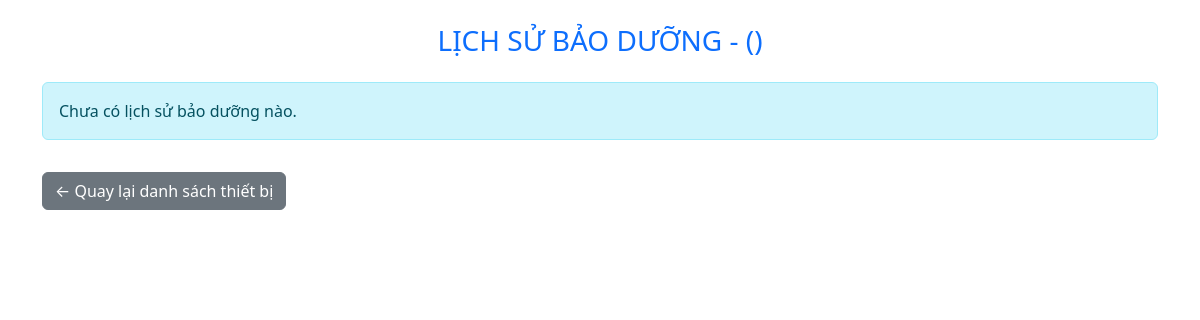
/device/75/history, run on an earlier commit of the app's database.
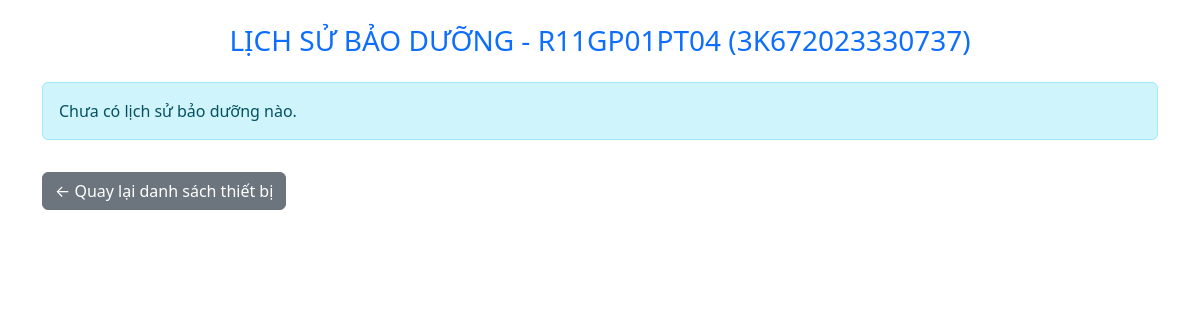
And on a later commit of the database.
### tables this page shows
CREATE TABLE devices (
    id INTEGER PRIMARY KEY AUTOINCREMENT,
    code TEXT,
    name TEXT,
    specs TEXT,
    category TEXT,
    manufacturer TEXT,
    year TEXT,
    date_in_use TEXT,
    status TEXT,
    location TEXT,
    link TEXT,
    stage TEXT
);

### app.py (the view)
@app.route('/device/<int:device_id>/history')
def device_history(device_id):
    conn = get_db()
    device = conn.execute('SELECT * FROM devices WHERE id = ?', (device_id,)).fetchone()
    history = conn.execute('SELECT * FROM maintenance_history WHERE device_id = ? ORDER BY date DESC', (device_id,)).fetchall()
    conn.close()
    return render_template('maintenance_history.html', device=device, history=history)

### app.py (called while the page is built)
def get_db():
    conn = sqlite3.connect(DB_FILE)
    conn.row_factory = sqlite3.Row
    return conn

### templates/maintenance_history.html (shortened to what this page needs)
<!DOCTYPE html>
<html lang="vi">
<head>
    <link href="https://cdn.jsdelivr.net/npm/bootstrap@5.3.0/dist/css/bootstrap.min.css" rel="stylesheet">
</head>
<body class="p-4">
  <div class="container">
    <h3 class="mb-4 text-primary text-center">LỊCH SỬ BẢO DƯỠNG - {{ device.code }} ({{ device.name }})</h3>
    {% if history %}
      <table class="table table-bordered table-striped table-hover">
        <thead class="table-light">
          <tr>
            <th>Thiết bị</th>
            <th>Ngày bảo dưỡng</th>
            <th>Nội dung</th>
            <th>Người thực hiện</th>
            <th>Ảnh</th>
          </tr>
        </thead>
        <tbody>
          {% for h in history %}
          <tr>
            <td>{{ device.code }} - {{ device.name }}</td>
            <td>{{ h.date }}</td>
            <td>{{ h.content }}</td>
            <td>{{ h.performed_by }}</td>
            <td class="text-center">
              {% if h.image_filename %}
                {% if '.jpg' in h.image_filename or '.jpeg' in h.image_filename or '.png' in h.image_filename or '.gif' in h.image_filename %}
                  <img src="{{ url_for('static', filename='uploads/' + h.image_filename) }}" style="max-width:100px;">
                {% else %}
                  <a href="{{ h.image_filename }}" target="_blank">Link ảnh</a>
                {% endif %}
              {% else %}
                -
              {% endif %}
            </td>
          </tr>
          {% endfor %}
        </tbody>
      </table>
    {% else %}
      <div class="alert alert-info">Chưa có lịch sử bảo dưỡng nào.</div>
    {% endif %}
    <a href="{{ url_for('index') }}" class="btn btn-secondary mt-3">← Quay lại danh sách thiết bị</a>
  </div>
</body>
</html>

What changed in the data, as far as the page shows it:
added devices: code "R11GP01PT04", name "3K672023330737"
